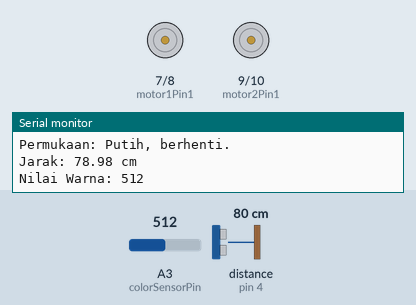
This sketch was run on a simulated Arduino Uno, built with avr-gcc and run on an emulated ATmega328P. On the bench: motor-driver pin pairs drawn as motors (green arrow = first pin HIGH = forward, orange = second pin HIGH = backward, longer = more drive), the last lines printed to the serial monitor. Wiring (inferred from the names in the program): ultrasonic range finder: trigger pin 2; echo pin 4. The inputs (shaded band) are chosen by the test bench; at power-on: distance to the obstacle (sensor on pin 4) 80 cm, A3 (colorSensorPin) = 512. The echo pulse lasts 58.3 µs per cm.

Above: at 1.2 s.
1.3 s: distance to the obstacle (sensor on pin 4) set to 12 cm
4.3 s: distance to the obstacle (sensor on pin 4) set to 9 cm
At 4.9 s:
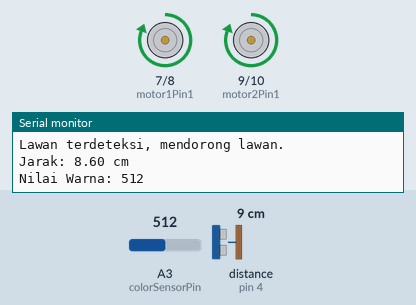
5.8 s: A3 (colorSensorPin) set to 11
7.3 s: A3 (colorSensorPin) set to 8
Timing chart, 0 to 9.8 s (numbered marks = the images above; inputs shaded):
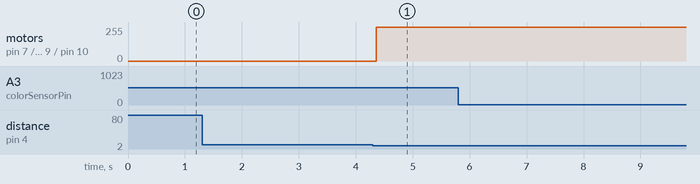

Measured:
- the behaviour switches between 11 and 10 cm on distance to the obstacle (sensor on pin 4) (found by bisection; images 0 and 1)
- after the input at 4.3 s, motor on pin 7 (motor1Pin1) / pin 8 (motor1Pin2), motor on pin 9 (motor2Pin1) / pin 10 (motor2Pin2): stopped → forward 255/255 after 0.06 s

The sketch:

robot.ino
```cpp
// Pin Ultrasonic
const int trigPin = 2;
const int echoPin = 4;

// Pin Sensor Warna (Analog Input)
const int colorSensorPin = 3;

// Pin Motor Driver (L298N)
const int motor1Pin1 = 7; // IN1
const int motor1Pin2 = 8; // IN2
const int motor2Pin1 = 9; // IN3
const int motor2Pin2 = 10; // IN4

// Variabel
long duration;
float distance;
int colorValue;

void setup() {
  // Inisialisasi serial monitor
  Serial.begin(9600);

  // Konfigurasi pin ultrasonic
  pinMode(trigPin, OUTPUT);
  pinMode(echoPin, INPUT);

  // Konfigurasi pin motor driver
  pinMode(motor1Pin1, OUTPUT);
  pinMode(motor1Pin2, OUTPUT);
  pinMode(motor2Pin1, OUTPUT);
  pinMode(motor2Pin2, OUTPUT);

  // Awal motor dimatikan
  stopMotors();
}

void loop() {
  // Mengukur jarak dengan sensor ultrasonik
  distance = readUltrasonic();
  Serial.print("Jarak: ");
  Serial.print(distance);
  Serial.println(" cm");

  // Membaca nilai sensor warna
  colorValue = analogRead(colorSensorPin);
  Serial.print("Nilai Warna: ");
  Serial.println(colorValue);

  // Logika Perilaku Robot
  if (distance < 10) {
    // Jika jarak kurang dari 10 cm, dorong lawan
    Serial.println("Lawan terdeteksi, mendorong lawan.");
    moveForwardFast();
  } else if (colorValue < 500) {
    // Jika permukaan hitam, berjalan cepat
    Serial.println("Permukaan: Hitam, bergerak cepat.");
    moveForwardFast();
  } else {
    // Jika permukaan putih, berhenti
    Serial.println("Permukaan: Putih, berhenti.");
    stopMotors();
  }

  delay(100); // Delay untuk pembaruan data
}

// Fungsi membaca sensor ultrasonik
float readUltrasonic() {
  digitalWrite(trigPin, LOW);
  delayMicroseconds(2);
  digitalWrite(trigPin, HIGH);
  delayMicroseconds(10);
  digitalWrite(trigPin, LOW);

  duration = pulseIn(echoPin, HIGH);
  float distanceCm = duration * 0.034 / 2; // Menghitung jarak dalam cm
  return distanceCm;
}

// Fungsi menggerakkan motor maju dengan kecepatan tinggi
void moveForwardFast() {
  digitalWrite(motor1Pin1, HIGH);
  digitalWrite(motor1Pin2, LOW);
  digitalWrite(motor2Pin1, HIGH);
  digitalWrite(motor2Pin2, LOW);
}

// Fungsi menghentikan motor
void stopMotors() {
  digitalWrite(motor1Pin1, LOW);
  digitalWrite(motor1Pin2, LOW);
  digitalWrite(motor2Pin1, LOW);
  digitalWrite(motor2Pin2, LOW);
}
```
